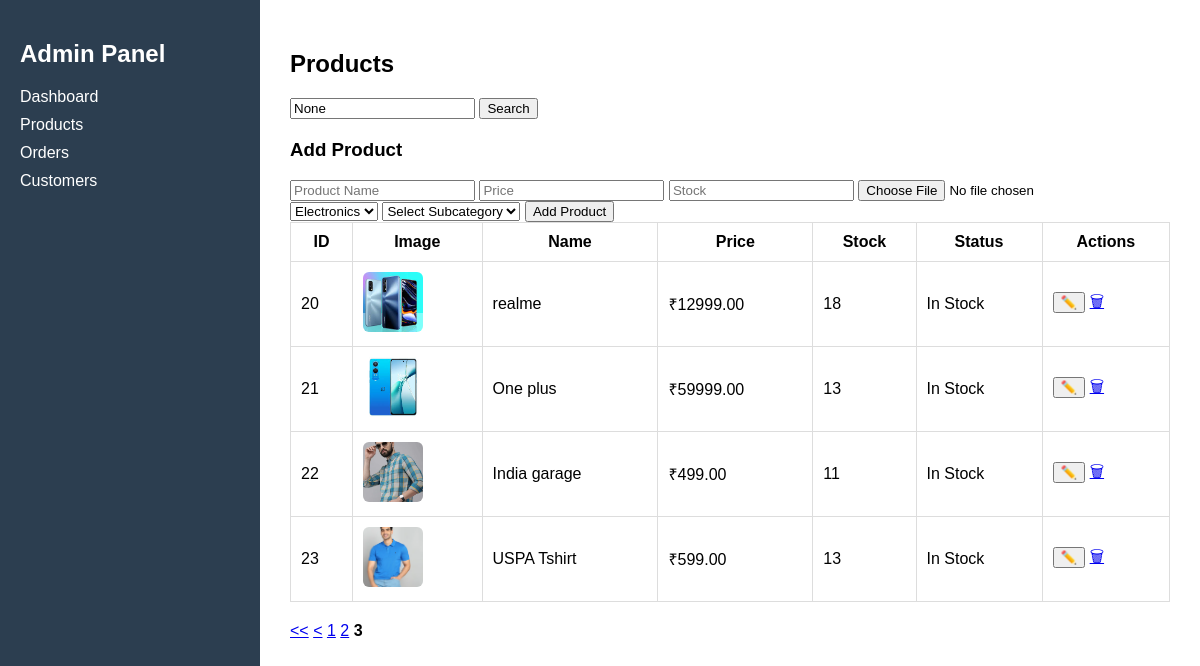
The page /admin-products/?page=3 on the database as committed earlier.
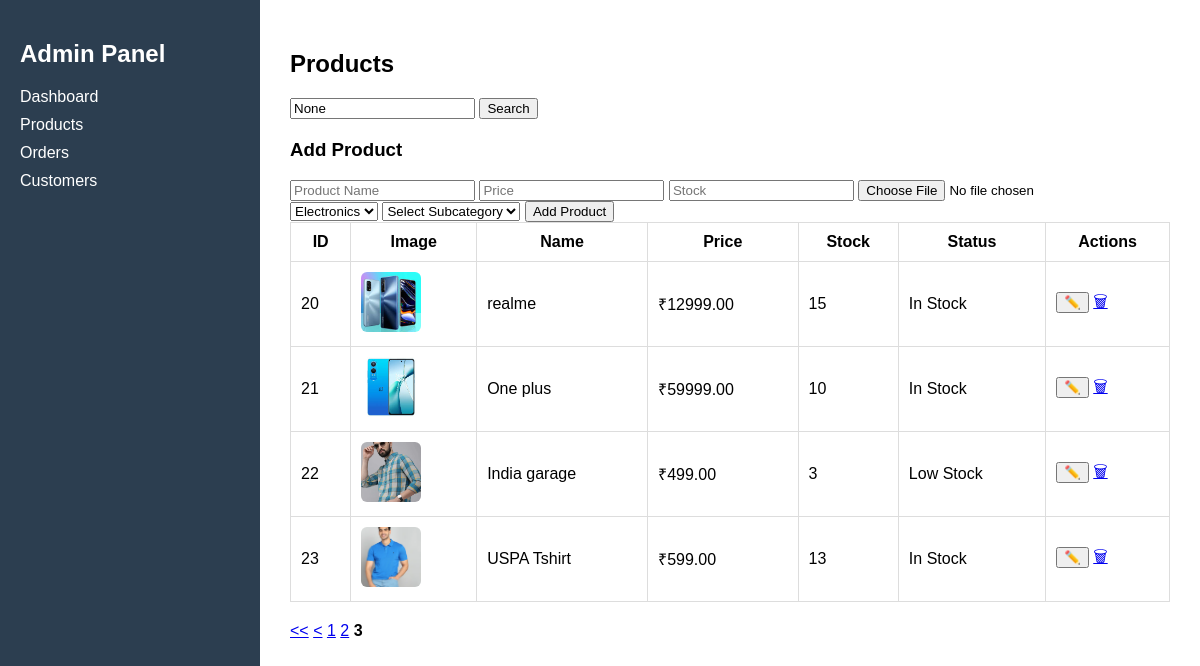
The same page on the database as committed later.
### category/models.py (models this page shows, shortened)
class Product(models.Model):
    category = models.ForeignKey(Category, on_delete=models.CASCADE)
    subcategory = models.ForeignKey(SubCategory, on_delete=models.CASCADE)
    name = models.CharField(max_length=200)
    description = models.TextField()
    price = models.DecimalField(max_digits=10, decimal_places=2)
    image = models.ImageField(upload_to='products/')
    stock=models.IntegerField(default=0)
    low_stock_threshold = models.IntegerField(default=0)
    coins = models.IntegerField(default=0)

### category/views.py (the view, shortened to what this page needs)
# urls.py: path("admin-products/", views.admin_products, name="admin_products"),
def admin_products(request):
    query = request.GET.get("q")
    products = Product.objects.all()
    categories = Category.objects.all()
    subcategories = SubCategory.objects.all()
    if query:
        products = products.filter(name__icontains=query)
    paginator = Paginator(products,9)
    page_number = request.GET.get("page")
    products = paginator.get_page(page_number)
    return render(request, "admindashboard/products.html", {
        "products": products,
        "query": query,
        "categories":categories,
        "subcategories":subcategories
    })

### category/templates/admindashboard/products.html (shortened to what this page needs)
{% extends "admindashboard/base.html" %}
{% block content %}
<h2>Products</h2>
<form method="GET" style="margin-bottom:20px;">
<input type="text" name="q" placeholder="Search product..." value="{{ query }}">
<button type="submit">Search</button>
</form>
<h3>Add Product</h3>
<form method="POST" enctype="multipart/form-data">
<input type="text" name="name" placeholder="Product Name">
<input type="number" step="0.01" name="price" placeholder="Price">
<input type="number" name="stock" placeholder="Stock">
<input type="file" name="image">
<select name="category">
{% for c in categories %}
<option value="{{ c.id }}">{{ c.name }}</option>
{% endfor %}
</select>
<select name="subcategory" required>
<option value="">Select Subcategory</option>
</select>
<button type="submit">Add Product</button>
</form>
<table border="1" cellpadding="10" cellspacing="0" width="100%">
<thead>
<tr>
<th>ID</th>
<th>Image</th>
<th>Name</th>
<th>Price</th>
<th>Stock</th>
<th>Status</th>
<th>Actions</th>
</tr>
</thead>
<tbody>
{% for product in products %}
<tr>
<td>{{ product.id }}</td>
<td>
{% if product.image %}
<img src="{{ product.image.url }}" class="product-thumb">
{% else %}
No Image
{% endif %}
</td>
<td>{{ product.name }}</td>
<td>
<span id="price-text-{{product.id}}">
₹{{ product.price }}
</span>
</td>
<td>
<span id="stock-text-{{product.id}}">
{{ product.stock }}
</span>
</td>
<td>
{% if product.stock == 0 %}
<span class="stock-out">Out of Stock</span>
{% elif product.stock < 5 %}
<span class="stock-low">Low Stock</span>
{% else %}
<span class="stock-ok">In Stock</span>
{% endif %}
</td>
<td>
<button type="button" onclick="editRow({{product.id}})">✏️</button>
<a href="{% url 'delete_product' product.id %}"
onclick="return confirm('Delete this product?')">🗑</a>
</td>
</tr>
{% endfor %}
</tbody>
</table>
<div style="margin-top:20px;">
{% if products.has_previous %} <a href="?page=1"><<</a> <a href="?page={{ products.previous_page_number }}"><</a>
{% endif %}
{% for i in products.paginator.page_range %}
{% if products.number == i %} <strong>{{ i }}</strong>
{% else %} <a href="?page={{ i }}">{{ i }}</a>
{% endif %}
{% endfor %}
</div>
{% endblock %}

### category/templates/admindashboard/base.html (shortened to what this page needs)
<!DOCTYPE html>
<html>
<head>
</head>
<body>
<div class="sidebar">
<h2>Admin Panel</h2>
<a href="{% url 'admin_dashboard' %}">Dashboard</a>
<a href="{% url 'admin_products' %}">Products</a>
<a href="{% url 'admin_orders' %}">Orders</a>
<a href="{% url 'admin_customers' %}">Customers</a>
</div>
<div class="content">
{% block content %}
{% endblock %}
</div>
</body>
</html>

### category/templates/admindashboard/base.html (style rules this page uses)
body { margin:0; font-family:Arial; display:flex; }
.sidebar { width:220px; background:#2c3e50; color:white; height:100vh; padding:20px; }
.sidebar a { display:block; color:white; text-decoration:none; margin:10px 0; }
.content { flex:1; padding:30px; }
table { width:100%; border-collapse:collapse; }
th,td { border:1px solid #ddd; padding:10px; }

### category/templates/admindashboard/products.html (style rules this page uses)
.product-thumb { width:60px; height:60px; object-fit:cover; border-radius:6px; }

Rows that differ between the two databases and show on the page:
changed Product "realme": stock "18" → "15"
changed Product "One plus": stock "13" → "10"
changed Product "India garage": stock "11" → "3"; stock "In Stock" → "Low Stock"
